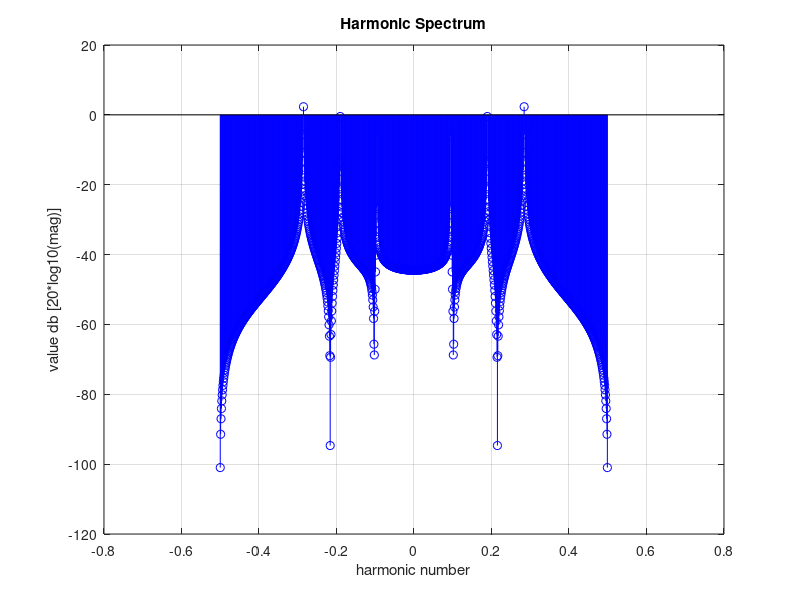

The MATLAB script that drew this image:
% Load or generate the time-domain signal
fs = 100e3; % Hz
t = 0:1/fs:1e-2;
f0 = 9.5e3;
signal = cos(2*pi*f0*t) + 2*cos(2*pi*2*f0*t) + 3*cos(2*pi*3*f0*t);

% signal = cos(2*pi*f0*t);

N = length(signal);
Y = fft(signal);
f = (-N/2:N/2-1)*(fs/N);

% Compute magnitude in dB
magY = abs(fftshift(Y))/N; % Normalize
mag_db = 20*log10(magY);

% Plot harmonic spectrum
figure;
stem(f/fs, mag_db, 'bo'); % Normalize frequency by fs
xlabel('harmonic number');
ylabel('value db [20*log10(mag)]');
title('Harmonic Spectrum');
grid on;